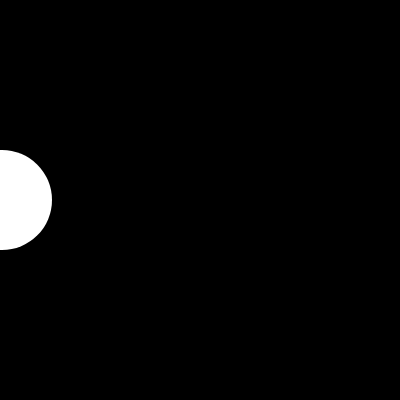
Frame 1 (no input)
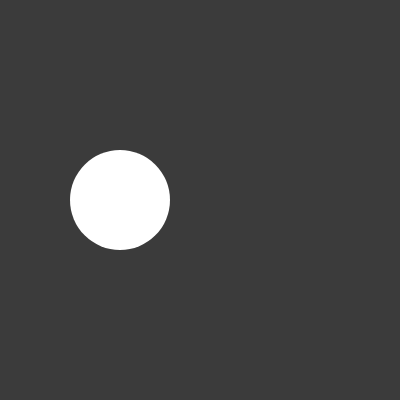
Frame 60 (no input)
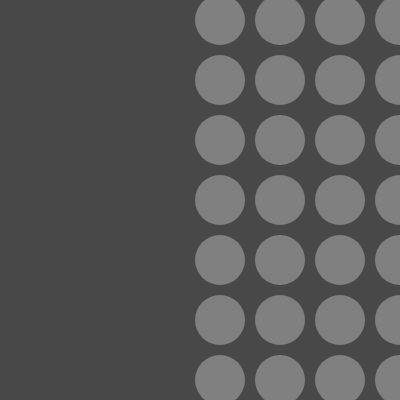
Frame 120 (the mouse pressed at the canvas centre since frame 60)

The p5.js sketch that drew these frames (run headless with seeded random() and noise() and a simulated clock; from frame 60 on, the mouse is pressed at the canvas centre):

// p5.js sketch
// ── sketch.js
// DM2008 — Activity 2a [Guided]
// Mode Switch (20 min)
//
// Keys 1, 2, 3 switch between modes — each one changes the background color.
// Try extending each mode to also change the fill, size, or speed of the ellipse.
// Keep it simple: one clear change per mode that's easy to see on screen.
//
// Stretch: add a 4th mode, or make the ellipse change shape between modes.

let x = 0;       // ellipse x-position
let size = 50;   // ellipse size
let bgColor;     // background color, changed by key presses
let bgValue = 0;

function setup() {
  createCanvas(400, 400);
  bgColor = color(0);
}

function draw() {
  background(bgColor);
noStroke();
  // Draw the ellipse at its current position
  if (mouseIsPressed === true) {
    fill('grey'); 
  } else {
    fill('white');
  }
  
     if (mouseIsPressed === true) {
  background(bgValue);
  bgValue = (bgValue + 100) % 256;
    } else{
      
       background(bgValue);
  bgValue = (bgValue + 1) % 256;
}

  // Move the ellipse
 if (mouseIsPressed === true) {
  x += 50;
 } else {
   x += 2
 }
  
   if (mouseIsPressed === true) {
  size = 50
 } else {
   size = 100
 }
  
   if (mouseIsPressed === true) {
   ellipse(x, height / 2, size);
     ellipse(x, height/2 + 60, size);
      ellipse(x, height/2 - 60 , size);
     ellipse(x, height/2 + 120, size);
      ellipse(x, height/2 - 120 , size);
     ellipse(x, height/2 + 180, size);
      ellipse(x, height/2 - 180 , size);
     
      ellipse(x-60, height / 2, size);
     ellipse(x-60, height/2 + 60, size);
      ellipse(x-60, height/2 - 60 , size);
     ellipse(x-60, height/2 + 120, size);
      ellipse(x-60, height/2 - 120 , size);
     ellipse(x-60, height/2 + 180, size);
      ellipse(x-60, height/2 - 180 , size);
     
     ellipse(x-120, height / 2, size);
     ellipse(x-120, height/2 + 60, size);
      ellipse(x-120, height/2 - 60 , size);
     ellipse(x-120, height/2 + 120, size);
      ellipse(x-120, height/2 - 120 , size);
     ellipse(x-120, height/2 + 180, size);
      ellipse(x-120, height/2 - 180 , size);
     
     ellipse(x-180, height / 2, size);
     ellipse(x-180, height/2 + 60, size);
      ellipse(x-180, height/2 - 60 , size);
     ellipse(x-180, height/2 + 120, size);
      ellipse(x-180, height/2 - 120 , size);
     ellipse(x-180, height/2 + 180, size);
      ellipse(x-180, height/2 - 180 , size);
 } else {
   ellipse(x, height / 2, size);
 }

  // Wrap around when it exits the right edge
  if (x > width + size / 2) {
    x = 0;
  }

 
  // --- Your if/else goes here ---
  // Try swapping this out for your own rule.
}

// Keys 1, 2, 3 change the background color — this is your mode switch
function keyPressed() {
  switch (key) {
    case "1":
      bgColor = color(100, 100, 100);
      break; // red
    case "2":
      bgColor = color(60, 60, 60);
      break; // green
    case "3":
      bgColor = color(30, 30, 30);
      break; // blue
    default:
      bgColor = color(0,0,0); // grey
  }
}
